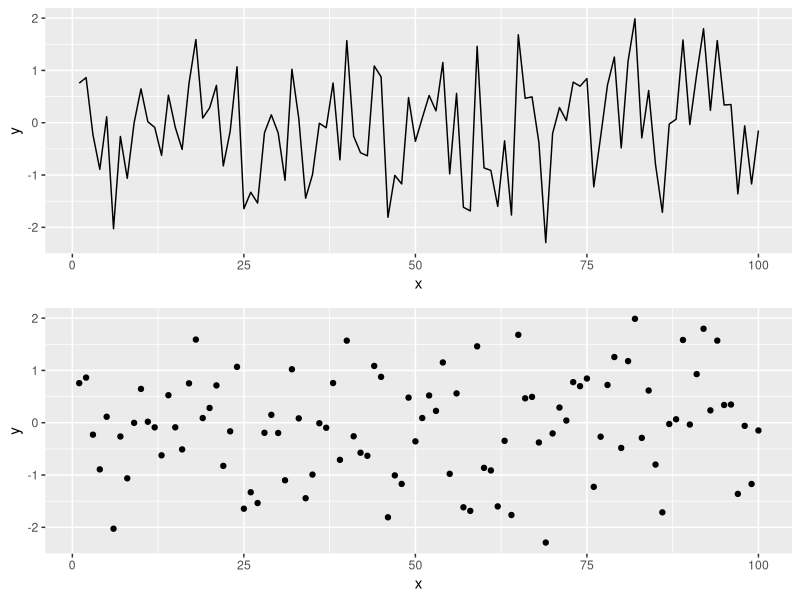

R code for this plot:
## ---- chunk 1
knitr::opts_chunk$set(echo = TRUE, fig.width = 8, fig.height = 8, fig.alig = "center")
## ---- chunk 2
library(tidyverse)
library(gridExtra)
## ---- chunk 3
x <- seq(1:100)
y <- rnorm(100) # Generating data form a normal distribution with mean 0 and variance 1
data <- data.frame(x = x, y = y )

p1 = ggplot(data, aes(x= x, y = y)) +
geom_line()

p2 = ggplot(data, aes(x= x, y = y)) +
geom_point() 

grid.arrange(p1, p2)
